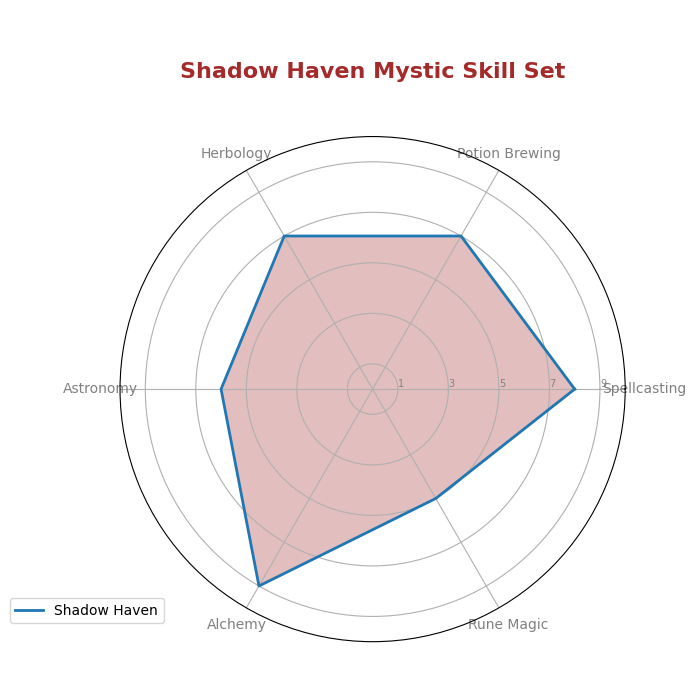

The script that drew this image:
import numpy as np
import matplotlib.pyplot as plt
from math import pi

# Define the mystical domains
domains = [
    'Spellcasting', 'Potion Brewing', 'Herbology', 
    'Astronomy', 'Alchemy', 'Rune Magic'
]

# Define the skill levels for each academy
arcane_academy = [7, 8, 5, 9, 6, 8]
elderwood_grove = [8, 6, 9, 8, 5, 7]
silver_spire = [6, 9, 7, 7, 8, 6]
shadow_haven = [8, 7, 7, 6, 9, 5]

# Combine data into a dictionary for easy plotting
academies_data = {
    'Arcane Academy': arcane_academy,
    'Elderwood Grove': elderwood_grove,
    'Silver Spire': silver_spire,
    'Shadow Haven': shadow_haven
}

# New color scheme for each academy
academy_colors = {
    'Arcane Academy': 'blue',
    'Elderwood Grove': 'orange',
    'Silver Spire': 'red',
    'Shadow Haven': 'brown'
}

# Create a radar chart function
def create_radar_chart(title, academy_data, labels, academy_name, color):
    num_vars = len(labels)
    angles = np.linspace(0, 2 * pi, num_vars, endpoint=False).tolist()

    academy_data += academy_data[:1]
    angles += angles[:1]

    fig, ax = plt.subplots(figsize=(7, 7), subplot_kw=dict(polar=True))
    plt.xticks(angles[:-1], labels, color='grey', size=10)
    ax.set_rlabel_position(0)
    plt.yticks([1, 3, 5, 7, 9], ["1", "3", "5", "7", "9"], color="grey", size=7)
    plt.ylim(0, 10)

    ax.plot(angles, academy_data, linewidth=2, linestyle='solid', label=academy_name)
    ax.fill(angles, academy_data, color=color, alpha=0.3)
    plt.title(title, size=16, color=color, y=1.1, weight='bold')
    plt.legend(loc='upper right', bbox_to_anchor=(0.1, 0.1))

# Plot for each academy
for academy_name, skill_levels in academies_data.items():
    create_radar_chart(f'{academy_name} Mystic Skill Set', skill_levels, domains, academy_name, academy_colors[academy_name])

plt.tight_layout()
plt.show()
